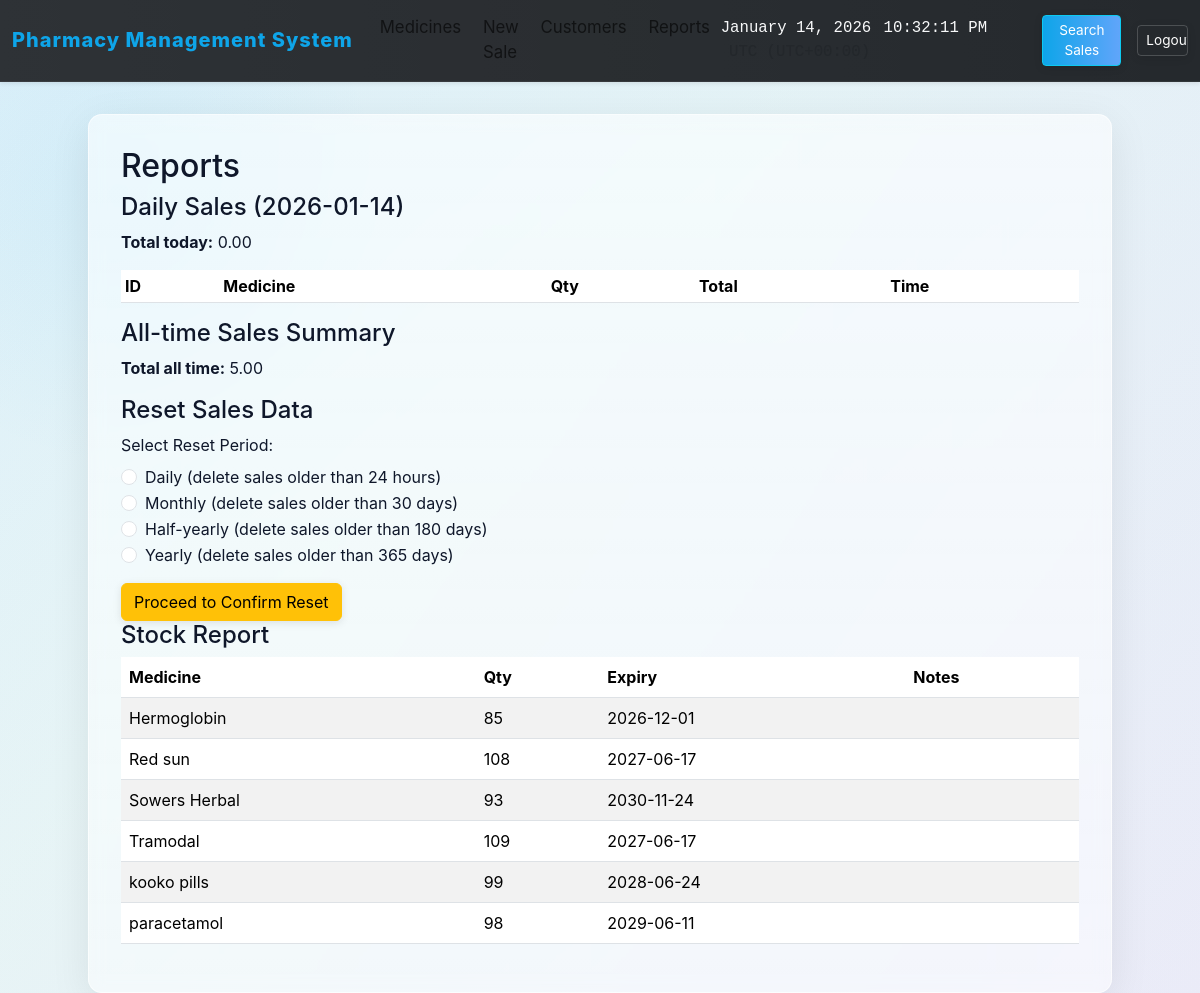
Before: /reports (signed in) with the older database file.
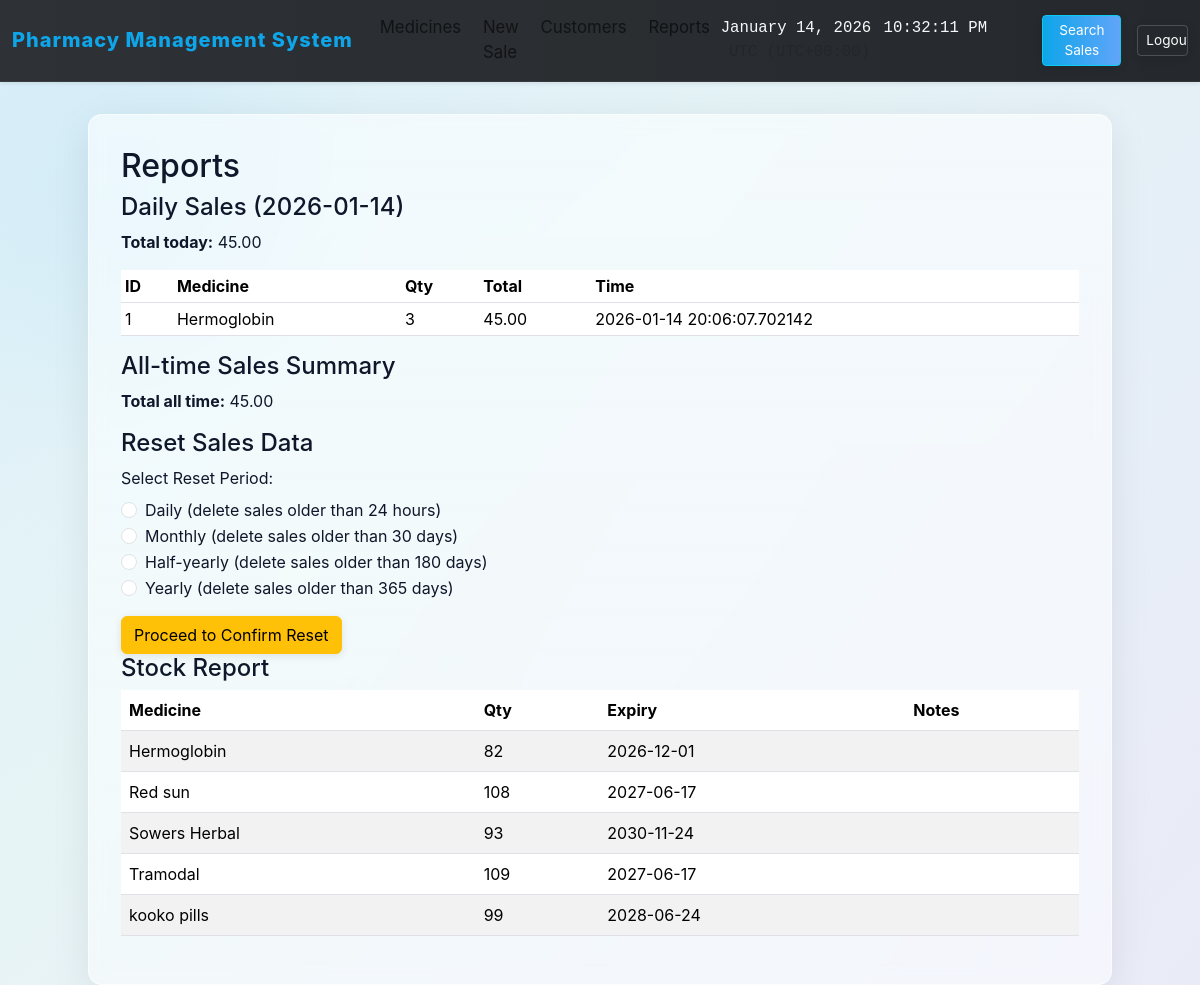
After: the same page with the newer database file.
### models.py (models this page shows, shortened)
class Medicine(db.Model):
    id = db.Column(db.Integer, primary_key=True)
    name = db.Column(db.String(120), nullable=False)
    brand = db.Column(db.String(120))
    price = db.Column(db.Float, nullable=False)
    quantity = db.Column(db.Integer, nullable=False, default=0)
    expiry_date = db.Column(db.Date, nullable=True)
    category = db.Column(db.String(80))
    description = db.Column(db.Text)
    def near_expiry(self, days=30, today=None):
        from datetime import date, timedelta
        today = today or date.today()
        if self.expiry_date is None:
            return False
        return today <= self.expiry_date <= (today + timedelta(days=days))

class Sale(db.Model):
    id = db.Column(db.Integer, primary_key=True)
    medicine_id = db.Column(db.Integer, db.ForeignKey("medicine.id"), nullable=False)
    medicine = db.relationship("Medicine")
    quantity = db.Column(db.Integer, nullable=False)
    price_per_unit = db.Column(db.Float, nullable=False)
    total_price = db.Column(db.Float, nullable=False)
    timestamp = db.Column(db.DateTime, default=datetime.now)
    customer_id = db.Column(db.Integer, db.ForeignKey("customer.id"), nullable=True)
    customer = db.relationship("Customer")

### app.py (the view)
    @app.route('/reports')
    @admin_required
    def reports():
        today = date.today()
        start = datetime(today.year, today.month, today.day)
        end = datetime(today.year, today.month, today.day, 23, 59, 59)
        daily_sales = Sale.query.filter(Sale.timestamp >= start, Sale.timestamp <= end).order_by(Sale.timestamp.desc()).all()
        total_daily = sum(s.total_price for s in daily_sales)
        all_sales = Sale.query.order_by(Sale.timestamp.desc()).all()
        total_all = sum(s.total_price for s in all_sales)
        medicines = Medicine.query.order_by(Medicine.name).all()
        return render_template('reports.html', daily_sales=daily_sales, total_daily=total_daily, total_all=total_all, medicines=medicines, today=today)

### templates/reports.html (shortened to what this page needs)
{% extends 'base.html' %}
{% block content %}
  <h2>Reports</h2>
  <h4>Daily Sales ({{today}})</h4>
  <p><strong>Total today:</strong> {{'%.2f'|format(total_daily)}}</p>
  <table class="table table-sm">
    <thead><tr><th>ID</th><th>Medicine</th><th>Qty</th><th>Total</th><th>Time</th></tr></thead>
    <tbody>
      {% for s in daily_sales %}
        <tr><td>{{s.id}}</td><td>{{s.medicine.name}}</td><td>{{s.quantity}}</td><td>{{'%.2f'|format(s.total_price)}}</td><td>{{s.timestamp}}</td></tr>
      {% endfor %}
    </tbody>
  </table>
  <h4>All-time Sales Summary</h4>
  <p><strong>Total all time:</strong> {{'%.2f'|format(total_all)}}</p>
  <h4>Reset Sales Data</h4>
  <form action="{{ url_for('reset_confirm') }}" method="post">
    <div class="mb-3">
      <label class="form-label">Select Reset Period:</label>
      <div class="form-check">
        <input class="form-check-input" type="radio" name="period" id="daily" value="daily" required>
        <label class="form-check-label" for="daily">
          Daily (delete sales older than 24 hours)
        </label>
      </div>
      <div class="form-check">
        <input class="form-check-input" type="radio" name="period" id="monthly" value="monthly">
        <label class="form-check-label" for="monthly">
          Monthly (delete sales older than 30 days)
        </label>
      </div>
      <div class="form-check">
        <input class="form-check-input" type="radio" name="period" id="half_yearly" value="half_yearly">
        <label class="form-check-label" for="half_yearly">
          Half-yearly (delete sales older than 180 days)
        </label>
      </div>
      <div class="form-check">
        <input class="form-check-input" type="radio" name="period" id="yearly" value="yearly">
        <label class="form-check-label" for="yearly">
          Yearly (delete sales older than 365 days)
        </label>
      </div>
    </div>
    <button type="submit" class="btn btn-warning">Proceed to Confirm Reset</button>
  </form>
  <h4>Stock Report</h4>
  <table class="table table-striped">
    <thead><tr><th>Medicine</th><th>Qty</th><th>Expiry</th><th>Notes</th></tr></thead>
    <tbody>
      {% for m in medicines %}
        <tr>
          <td>{{m.name}}</td>
          <td>{{m.quantity}}</td>
          <td>{{m.expiry_date or '—'}}</td>
          <td>
          </td>
        </tr>
      {% endfor %}
    </tbody>
  </table>
{% endblock %}

Changed rows visible on the page:
removed Medicine: name "paracetamol", quantity "98", expiry_date "2029-06-11"
now on this page (row edited): Sale: id "1", medicine.name "Hermoglobin", quantity "3", total_price "45.00", timestamp "2026-01-14 20:06:07.702142"
changed Medicine "Hermoglobin": quantity "85" → "82"
Other visible differences:
{{ '%.2f'|format(total_daily) }}: "0.00" → "45.00"
{{ '%.2f'|format(total_all) }}: "5.00" → "45.00"
